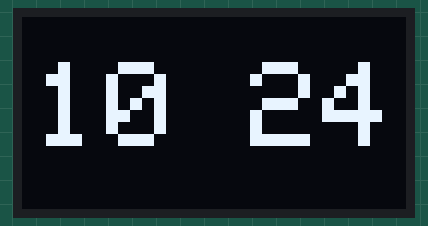
Simulated run of this sketch. Board: Arduino Uno, built with avr-gcc and run on an emulated ATmega328P. Shown: 128×64 one-colour display. The local clock reads 2024-03-15 10:24:30 at power-on unless the sketch sets it.

Above: at 0.3 s.
At 16.0 s:
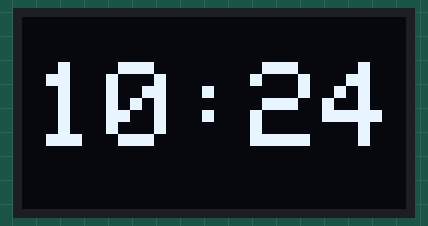
At 32.5 s:
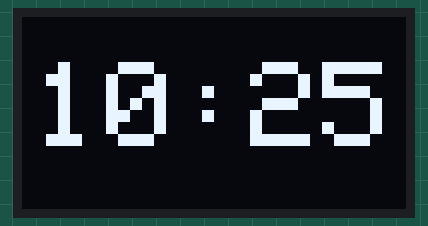
At 64.9 s:
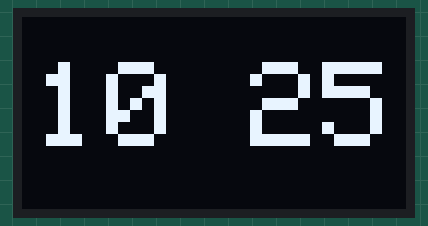
At 96.8 s:
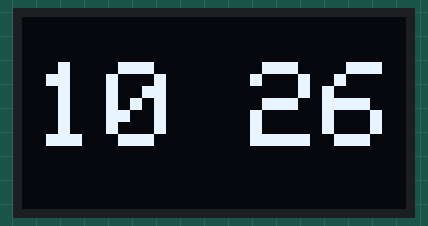
At 129.3 s:
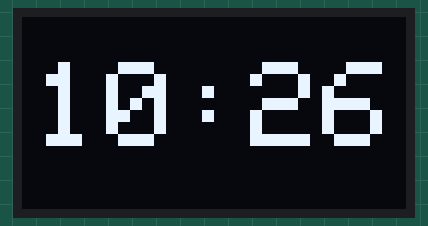

Measured:
- what the display in image 1 shows lasts 0.5 s, from 16.0 s to 16.5 s

The sketch:

OledClock.ino
```cpp
#include "Arduino.h"
#include "OledDisplay.h"
#include "RtcClock.h"

OledDisplay display(SCREEN_WIDTH, SCREEN_HEIGHT);
RtcClock rtcClock;

void setup() {
  Serial.begin(9600);
  display.begin(SSD1306_SWITCHCAPVCC, 0x3C);
  rtcClock.begin();
}

void loop() {
  display.showTime(rtcClock.hour(), rtcClock.minute());
}
```

OledDisplay.cpp
```cpp
#include "OledDisplay.h"

void OledDisplay::showTime(int hours, int minutes) {
  clearDisplay();
  setTextSize(4);
  setTextColor(WHITE);
  setCursor(4, 15);
  if(hours<10) {
    print(' ');
  }
  print(hours);
  print(showColon());
  if(minutes<10) {
    print(0);
  }
  print(minutes);
  display();
}

char OledDisplay::showColon(void) {
  unsigned long currentMillis = millis();

  if (currentMillis - previousMillis > interval) {
    previousMillis = currentMillis;

    if(showColonBool) {
      showColonBool = 0;
    } else {
      showColonBool = 1;
    }
  }

  if(showColonBool) {
    return ':';
  } else {
    return ' ';
  }
}
```

OledDisplay.h
```cpp
#ifndef OLED_DISPLAY_H
#define OLED_DISPLAY_H

#include <Wire.h>
#include <Adafruit_GFX.h>
#include <Adafruit_SSD1306.h>

#define SCREEN_WIDTH 128 // OLED display width, in pixels
#define SCREEN_HEIGHT 64 // OLED display height, in pixels

class OledDisplay : public Adafruit_SSD1306 {
  private:
    bool showColonBool = 0;
    unsigned long previousMillis = 0;
    unsigned long interval = 500;

  public:
    using Adafruit_SSD1306::Adafruit_SSD1306;
    void showTime(int hours, int minutes);
    char showColon(void);
};

#endif
```

RtcClock.cpp
```cpp
#include "RtcClock.h"

void RtcClock::begin(void) {
  rtc.begin();
  //rtc.adjust(DateTime(F(__DATE__), F(__TIME__))); // uncomment this line to set a proper time
}

int RtcClock::hour(void) {
  now = rtc.now();
  return now.hour();
}

int RtcClock::minute(void) {
  now = rtc.now();
  return now.minute();
}
```

RtcClock.h
```cpp
#ifndef RTC_CLOCK_H
#define RTC_CLOCK_H

#include "RTClib.h"

class RtcClock {
  public:
    RTC_DS1307 rtc;
    DateTime now;

    void begin(void);
    int hour(void);
    int minute(void);
};

#endif
```
